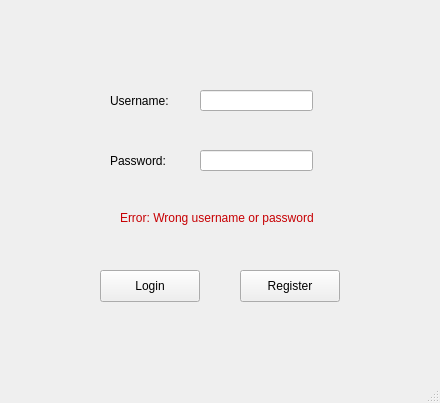
<?xml version="1.0" encoding="UTF-8"?>
<ui version="4.0">
 <class>LoginWindow</class>
 <widget class="QMainWindow" name="LoginWindow">
  <property name="geometry">
   <rect>
    <x>0</x>
    <y>0</y>
    <width>440</width>
    <height>403</height>
   </rect>
  </property>
  <property name="windowTitle">
   <string>LoginWindow</string>
  </property>
  <widget class="QWidget" name="centralwidget">
   <widget class="QLabel" name="label">
    <property name="geometry">
     <rect>
      <x>110</x>
      <y>50</y>
      <width>171</width>
      <height>101</height>
     </rect>
    </property>
    <property name="text">
     <string>Username:</string>
    </property>
   </widget>
   <widget class="QLabel" name="label_2">
    <property name="geometry">
     <rect>
      <x>110</x>
      <y>110</y>
      <width>171</width>
      <height>101</height>
     </rect>
    </property>
    <property name="text">
     <string>Password:</string>
    </property>
   </widget>
   <widget class="QLineEdit" name="lineEdit_Username">
    <property name="geometry">
     <rect>
      <x>200</x>
      <y>90</y>
      <width>113</width>
      <height>21</height>
     </rect>
    </property>
   </widget>
   <widget class="QLineEdit" name="lineEdit_Password">
    <property name="geometry">
     <rect>
      <x>200</x>
      <y>150</y>
      <width>113</width>
      <height>21</height>
     </rect>
    </property>
    <property name="echoMode">
     <enum>QLineEdit::Password</enum>
    </property>
   </widget>
   <widget class="QPushButton" name="pushButton_Login">
    <property name="geometry">
     <rect>
      <x>100</x>
      <y>270</y>
      <width>100</width>
      <height>32</height>
     </rect>
    </property>
    <property name="text">
     <string>Login</string>
    </property>
   </widget>
   <widget class="QPushButton" name="pushButton_2_Register">
    <property name="geometry">
     <rect>
      <x>240</x>
      <y>270</y>
      <width>100</width>
      <height>32</height>
     </rect>
    </property>
    <property name="text">
     <string>Register</string>
    </property>
   </widget>
   <widget class="QLabel" name="label_error">
    <property name="geometry">
     <rect>
      <x>120</x>
      <y>210</y>
      <width>231</width>
      <height>16</height>
     </rect>
    </property>
    <property name="text">
     <string>&lt;html&gt;&lt;head/&gt;&lt;body&gt;&lt;p&gt;&lt;span style=&quot; color:#c70003;&quot;&gt;Error: Wrong username or password&lt;/span&gt;&lt;/p&gt;&lt;/body&gt;&lt;/html&gt;</string>
    </property>
   </widget>
  </widget>
  <widget class="QMenuBar" name="menubar">
   <property name="geometry">
    <rect>
     <x>0</x>
     <y>0</y>
     <width>440</width>
     <height>21</height>
    </rect>
   </property>
  </widget>
  <widget class="QStatusBar" name="statusbar"/>
 </widget>
 <resources/>
 <connections/>
</ui>
